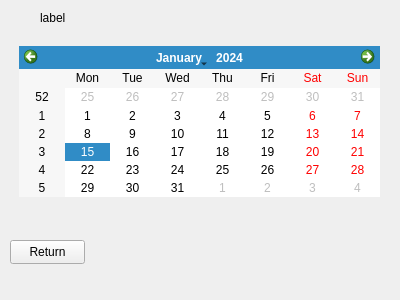
<?xml version="1.0" encoding="UTF-8"?>
<ui version="4.0">
 <class>booking</class>
 <widget class="QWidget" name="booking">
  <property name="geometry">
   <rect>
    <x>0</x>
    <y>0</y>
    <width>400</width>
    <height>300</height>
   </rect>
  </property>
  <property name="windowTitle">
   <string>Form</string>
  </property>
  <widget class="QCalendarWidget" name="calendarWidget">
   <property name="geometry">
    <rect>
     <x>19</x>
     <y>46</y>
     <width>361</width>
     <height>151</height>
    </rect>
   </property>
  </widget>
  <widget class="QLabel" name="label">
   <property name="geometry">
    <rect>
     <x>40</x>
     <y>10</y>
     <width>221</width>
     <height>16</height>
    </rect>
   </property>
   <property name="text">
    <string>label</string>
   </property>
  </widget>
  <widget class="QPushButton" name="pushButton">
   <property name="geometry">
    <rect>
     <x>10</x>
     <y>240</y>
     <width>75</width>
     <height>24</height>
    </rect>
   </property>
   <property name="text">
    <string>Return</string>
   </property>
  </widget>
 </widget>
 <resources/>
 <connections/>
</ui>
